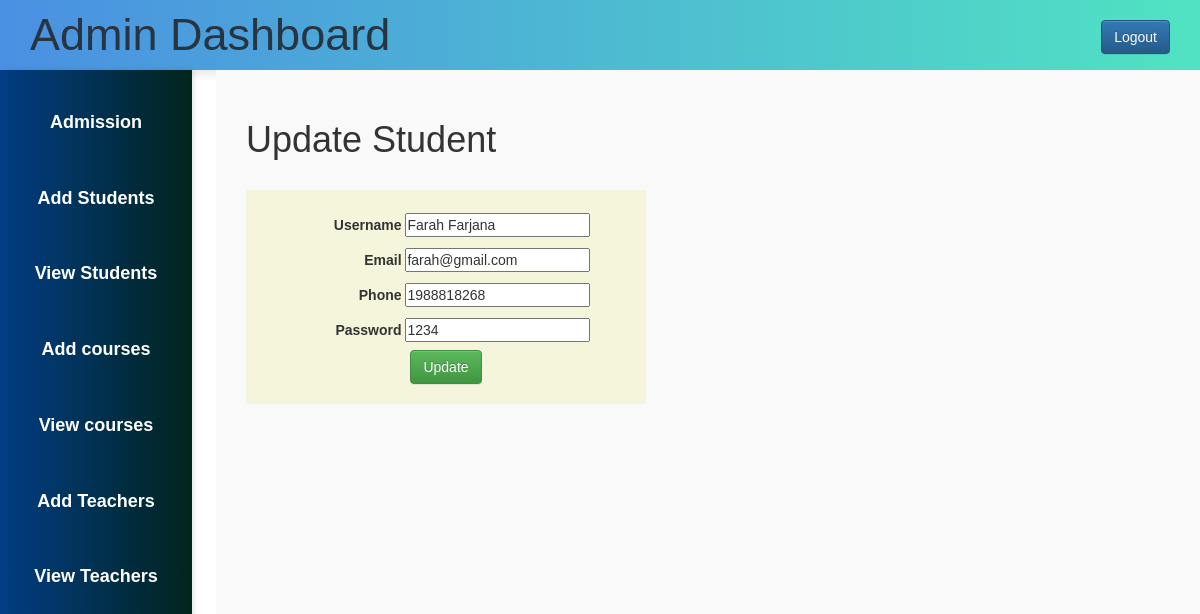
Screenshot of /admin/update_student.php?student_id=26 (signed in) with the database file from the repository.
### tables this page shows
CREATE TABLE `users` (
  `id` int(11) NOT NULL,
  `username` varchar(50) DEFAULT NULL,
  `phone` int(30) DEFAULT NULL,
  `email` varchar(50) DEFAULT NULL,
  `usertype` varchar(50) DEFAULT NULL,
  `password` varchar(50) DEFAULT NULL
);

### admin/update_student.php (the view, shortened to what this page needs)
<?php
$host="localhost";
$user="root";
$password="";
$db="e-schoolproject";
$data=mysqli_connect($host,$user,$password,$db);
$id=$_GET['student_id'];
$sql="select * from users where id='$id'";
$result=mysqli_query($data,$sql);
$info= $result->fetch_assoc();
?>
<!DOCTYPE html>
<html>
<head>
    <?php
    include 'admin_css.php';
    ?>
</head>
<body>
<?php
 include 'admin_sidebar.php';
 ?>
    <div class="content">
       <h1>Update Student</h1>
       <br>
       <div class="div_deg">
        <form action="#" method ="POST">
            <center>
            <div>
                <label>Username</label>
                <input type="text" name="name" value="<?php echo "{$info['username']}"?>">
            </div>
            <div>
                <label>Email</label>
                <input type="text" name="email" value="<?php echo "{$info['email']}"?>">
            </div>
            <div>
                <label>Phone</label>
                <input type="text" name="phone" value="<?php echo "{$info['phone']}"?>">
            </div>
            <div>
                <label>Password</label>
                <input type="text" name="password" value="<?php echo "{$info['password']}"?>">
            </div>
            <div>
                <input class="btn btn-success" type="submit" name="update" value="Update">
            </div>
            </center>
        </form>
       </div>
    </div>
</body>
</html>

### admin/admin.css (style rules this page uses)
* { margin: 0; padding: 0; box-sizing: border-box; font-family: Arial, sans-serif; }
.content { margin-left: 18%; padding: 30px; background: #F9F9F9; min-height: 100vh; transition: margin-left 0.3s; }
.header, .content { transition: padding 0.3s; }

### admin/update_student.php (style rules this page uses)
label { display: inline-block; width: 100px; text-align: right; padding-top: 5px; padding-bottom: 5px; }
.div_deg { background-color: beige; width: 400px; padding-bottom: 20px; padding-top: 20px; }

### rows the page displays
users: name "Farah Farjana", email "farah@gmail.com", phone "1988818268", password "1234"
